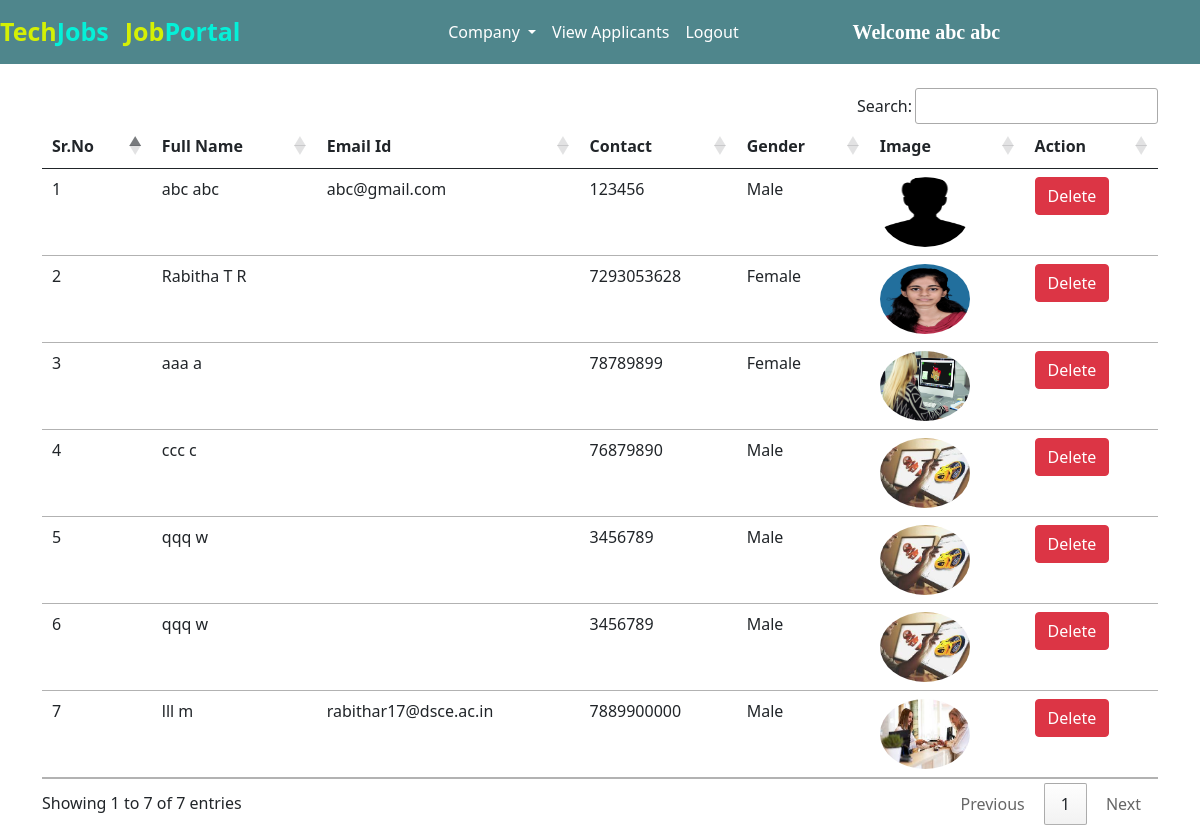
The app's page /view_applicants/ (signed in) with its own data.
### jobs/models.py (models this page shows, shortened)
class Applicant(models.Model):
    user = models.ForeignKey(User, on_delete=models.CASCADE)
    phone = models.CharField(max_length=10)
    image = models.ImageField(upload_to="")
    gender = models.CharField(max_length=10)
    type = models.CharField(max_length=15)

### jobs/views.py (the view)
# urls.py: path("view_applicants/", views.view_applicants, name="view_applicants"),
def view_applicants(request):
    if not request.user.is_authenticated:
        return redirect("/admin_login")
    applicants = Applicant.objects.all()
    return render(request, "view_applicants.html", {'applicants':applicants})

### jobs/templates/view_applicants.html (shortened to what this page needs)
{% extends 'admin_navbar.html' %}
{% block view_applicants %} active {% endblock %}
{% block body %}
<div class="container mt-4">
<table class="table table-hover" id="example">
    <thead>
        <tr>
            <th>Sr.No</th>
            <th>Full Name</th>
            <th>Email Id</th>
            <th>Contact</th>
            <th>Gender</th>
            <th>Image</th>
            <th>Action</th>
        </tr>
    </thead>
    <tbody>
        {% for applicant in applicants %}
        <tr>
            <td>{{forloop.counter}}</td>
            <td>{{applicant.user.get_full_name}}</td>
            <td>{{applicant.user.email}}</td>
            <td>{{applicant.phone}}</td>
            <td>{{applicant.gender}}</td>
            <td><img src="{{applicant.image.url}}" class="rounded-circle" width="90px" height="70px"></td>
            <td><a href="/delete_user/{{applicant.user.id}}/" class="btn btn-danger" onclick="return confirm('Are you sure you want to delete this applicant?')">Delete</a></td>
        </tr>
        {% endfor %}
    </tbody>
</table>
</div>
{% endblock %}

### jobs/templates/admin_navbar.html (shortened to what this page needs)
<!doctype html>
<html lang="en">
<head>
  <link href="https://cdn.jsdelivr.net/npm/bootstrap@5.0.2/dist/css/bootstrap.min.css" rel="stylesheet"
>
  <link rel="stylesheet" href="https://cdn.datatables.net/1.10.25/css/jquery.dataTables.min.css">
  <link rel="stylesheet" href="https://cdn.datatables.net/buttons/1.7.1/css/buttons.dataTables.min.css">
</head>
<body>
  <nav class="navbar navbar-expand-lg navbar-dark">
      <a class="navbar-brand" href="/"><span class="head1">Tech</span><span class="head2">Jobs</span></a>
      <a class="navbar-brand" href="#"><span class="head1">Job</span><span class="head2">Portal</span></a>
      <div class="container w-50">
      <div class="collapse navbar-collapse" id="navbarSupportedContent">
        <ul class="navbar-nav me-auto mb-2 mb-lg-0">
          <div class="collapse navbar-collapse" id="navbarNavDarkDropdown">
            <ul class="navbar-nav">
              <li class="nav-item dropdown">
                <a class="nav-link active dropdown-toggle" href="#" id="navbarDarkDropdownMenuLink" role="button" data-bs-toggle="dropdown" aria-expanded="false">
                  Company
                </a>
              </li>
            </ul>
          </div>
          <li class="nav-item">
            <a class="nav-link {% block view_applicants %} {% endblock %}" href="/view_applicants/">View Applicants</a>
          </li>
          <li class="nav-item">
            <a class="nav-link active" href="/logout/">Logout</a>
          </li>
        </ul>
        <a class="navbar-brand" style="font-weight: bold; font-family: 'Times New Roman', Times, serif;" href="#">Welcome {{request.user.get_full_name}}</a>
      </div>
      </div>
  </nav>
  {% block body %}
  {% endblock %}
</body>
</html>

### jobs/templates/admin_navbar.html (style rules this page uses)
.navbar { background-color: #4f868c; }
.head1 { color: #d4f005; font-size: 25px; font-weight: bold; height: 50px; }
.head2 { color: #05f0d8; font-size: 25px; font-weight: bold; }

### records on screen
Applicant: user.get_full_name "abc abc", user.email "abc@gmail.com", phone "123456", gender "Male", image (picture)
Applicant: user.get_full_name "Rabitha T R", phone "7293053628", gender "Female", image (picture)
Applicant: user.get_full_name "aaa a", phone "78789899", gender "Female", image (picture)
Applicant: user.get_full_name "ccc c", phone "76879890", gender "Male", image (picture)
Applicant: user.get_full_name "qqq w", phone "3456789", gender "Male", image (picture)
Applicant: user.get_full_name "qqq w", phone "3456789", gender "Male", image (picture)
Applicant: user.get_full_name "lll m", user.email "rabithar17@dsce.ac.in", phone "7889900000", gender "Male", image (picture)

### other values on screen
{{ request.user.get_full_name }} "abc abc"
